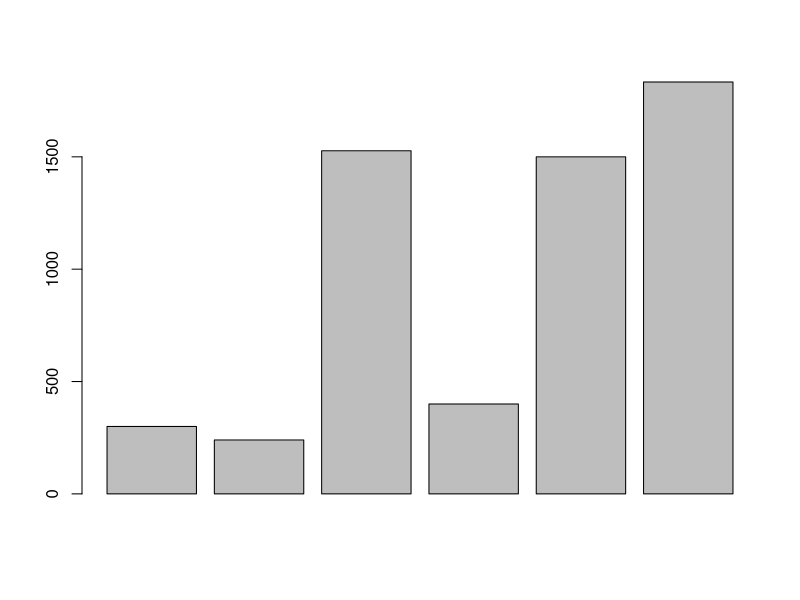
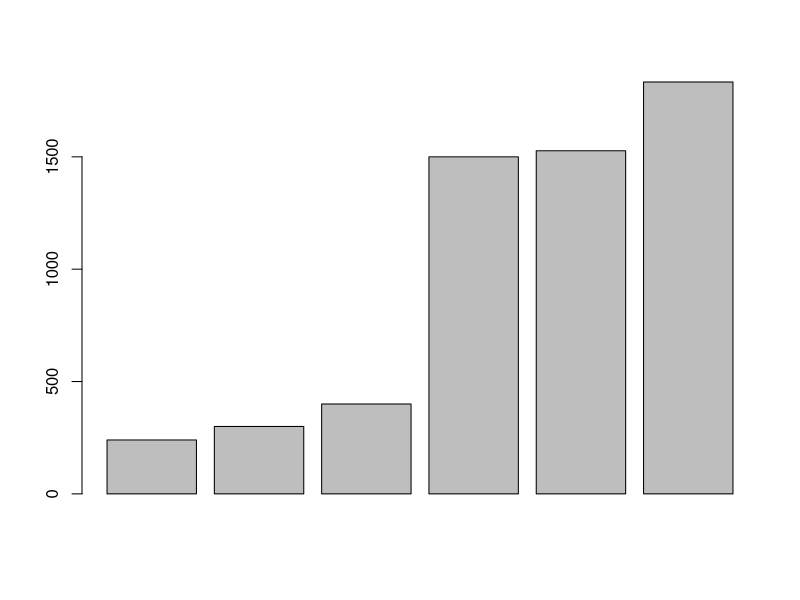
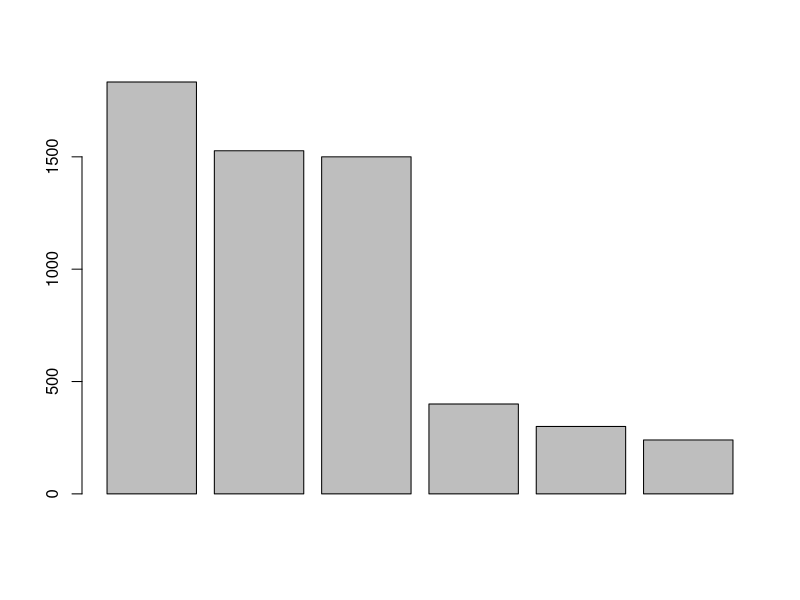

Write the R code that produced these figures, in order.
300 + 240 + 1527 + 400 + 1500 + 1833
celular <- 300
celular
transporte <- 240
transporte
comestibles <- 1527
comestibles
gimnasio <- 400
gimnasio
alquiler <- 1500
alquiler
otros <- 1833
otros
gastosmensuales <- celular + transporte + comestibles + gimnasio + alquiler + otros
gastosemestral <- gastosmensuales * 5
gastoanual <- gastosmensuales * 10
gastos <- c(celular, transporte, comestibles, gimnasio, alquiler, otros)
barplot(gastos)
sort(gastos)
barplot(sort(gastos))
sort(gastos, decreasing = TRUE)
barplot(sort(gastos, decreasing = TRUE))

